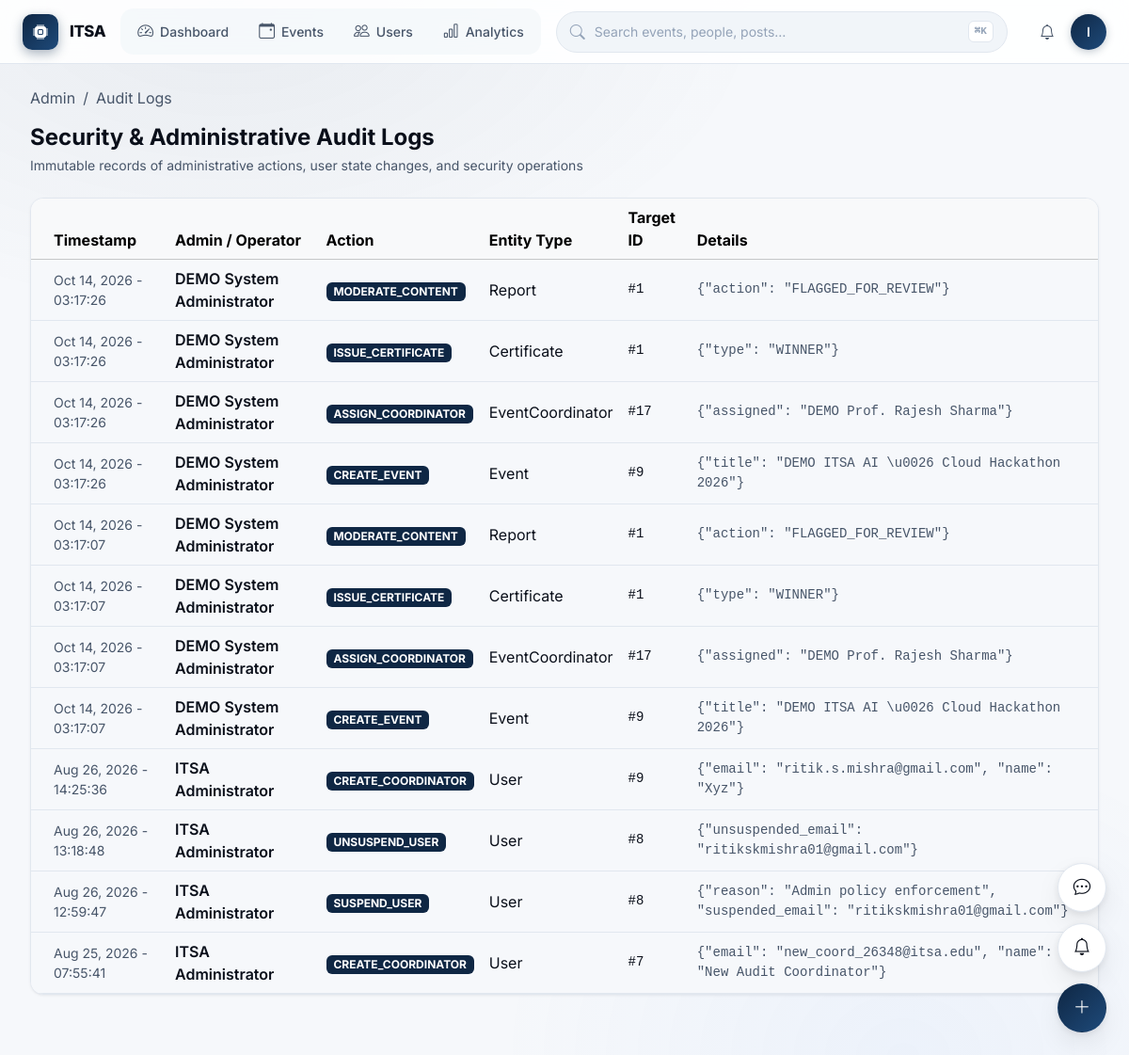
Screenshot of /admin/audit-logs (signed in) with the database file from the repository.
### app/models/user.py (models this page shows, shortened)
class User(UserMixin, db.Model):
    __tablename__ = 'users'
    id = db.Column(db.Integer, primary_key=True, autoincrement=True)
    email = db.Column(db.String(255), unique=True, nullable=False, index=True)
    password_hash = db.Column(db.String(255), nullable=False)
    full_name = db.Column(db.String(100), nullable=False)
    role = db.Column(db.Enum('STUDENT', 'COORDINATOR', 'ADMIN', name='user_roles'), default='STUDENT', nullable=False, index=True)
    is_active = db.Column(db.Boolean, default=True, nullable=False, index=True)
    is_suspended = db.Column(db.Boolean, default=False, nullable=False)
    profile_image = db.Column(db.String(255), nullable=True)
    created_at = db.Column(db.DateTime, default=datetime.utcnow, nullable=False)
    updated_at = db.Column(db.DateTime, default=datetime.utcnow, onupdate=datetime.utcnow, nullable=False)
    student_profile = db.relationship('StudentProfile', backref='user', uselist=False, cascade='all, delete-orphan')
    coordinator_profile = db.relationship('CoordinatorProfile', backref='user', uselist=False, cascade='all, delete-orphan')
    registrations = db.relationship('EventRegistration', backref='user', lazy='dynamic', cascade='all, delete-orphan')
    attendance_records = db.relationship('Attendance', foreign_keys='Attendance.user_id', backref='student', lazy='dynamic')
    scanned_attendances = db.relationship('Attendance', foreign_keys='Attendance.scanned_by', backref='coordinator', lazy='dynamic')
    certificates = db.relationship('Certificate', backref='user', lazy='dynamic', cascade='all, delete-orphan')
    feedback_submissions = db.relationship('Feedback', backref='user', lazy='dynamic', cascade='all, delete-orphan')
    posts = db.relationship('Post', backref='author', lazy='dynamic', cascade='all, delete-orphan')
    comments = db.relationship('Comment', backref='author', lazy='dynamic', cascade='all, delete-orphan')
    reactions = db.relationship('PostReaction', backref='user', lazy='dynamic', cascade='all, delete-orphan')
    saved_posts = db.relationship('SavedPost', backref='user', lazy='dynamic', cascade='all, delete-orphan')
    notifications = db.relationship('Notification', foreign_keys='Notification.user_id', backref='recipient', lazy='dynamic', cascade='all, delete-orphan')
    points_transactions = db.relationship('ItsaPoints', foreign_keys='ItsaPoints.user_id', backref='user', lazy='dynamic', cascade='all, delete-orphan')
    created_events = db.relationship('Event', backref='creator', lazy='dynamic')

### app/models/audit.py (models this page shows, shortened)
class AuditLog(db.Model):
    __tablename__ = 'audit_logs'
    id = db.Column(db.Integer, primary_key=True, autoincrement=True)
    user_id = db.Column(db.Integer, db.ForeignKey('users.id', ondelete='SET NULL'), nullable=True, index=True)
    action = db.Column(db.String(200), nullable=False, index=True)
    entity_type = db.Column(db.String(100), nullable=True)
    entity_id = db.Column(db.Integer, nullable=True)
    details = db.Column(db.JSON, nullable=True)
    ip_address = db.Column(db.String(45), nullable=True)
    created_at = db.Column(db.DateTime, default=datetime.utcnow, nullable=False, index=True)
    user = db.relationship('User', foreign_keys=[user_id])

### app/routes/pages.py (the view)
@pages_bp.route('/admin/audit-logs')
@admin_required
def admin_audit_logs():
    from app.models.audit import AuditLog
    logs = AuditLog.query.order_by(AuditLog.created_at.desc()).limit(100).all()
    return render_template('admin/audit_logs.html', logs=logs, active_page='audit_logs')

### app/templates/admin/audit_logs.html (shortened to what this page needs)
{% extends "admin/base_admin.html" %}
{% block breadcrumbs %}
<li class="breadcrumb-item active">Audit Logs</li>
{% endblock %}
{% block admin_content %}
<div class="d-flex justify-content-between align-items-center mb-4 flex-wrap gap-2">
    <div>
        <h4 class="fw-bold mb-1">Security & Administrative Audit Logs</h4>
        <p class="text-muted small mb-0">Immutable records of administrative actions, user state changes, and security operations</p>
    </div>
</div>
<div class="card card-itsa overflow-hidden shadow-sm">
    <div class="table-responsive">
        <table class="table table-hover align-middle mb-0">
            <thead class="table-light">
                <tr>
                    <th class="ps-4">Timestamp</th>
                    <th>Admin / Operator</th>
                    <th>Action</th>
                    <th>Entity Type</th>
                    <th>Target ID</th>
                    <th class="pe-4">Details</th>
                </tr>
            </thead>
            <tbody>
                {% if logs %}
                    {% for l in logs %}
                    <tr>
                        <td class="ps-4 small text-muted">{{ l.created_at.strftime('%b %d, %Y - %H:%M:%S') }}</td>
                        <td class="fw-semibold">{{ l.user.full_name if l.user else 'System' }}</td>
                        <td><span class="badge bg-primary">{{ l.action }}</span></td>
                        <td>{{ l.entity_type }}</td>
                        <td class="font-monospace small">#{{ l.entity_id or '-' }}</td>
                        <td class="pe-4 small text-muted font-monospace">{{ l.details | tojson if l.details else '-' }}</td>
                    </tr>
                    {% endfor %}
                {% else %}
                    <tr><td colspan="6" class="text-center py-4 text-muted">No audit logs recorded yet.</td></tr>
                {% endif %}
            </tbody>
        </table>
    </div>
</div>
{% endblock %}

### app/templates/partials/command-bar.html (shortened to what this page needs)
<header id="app-command-bar" role="banner">
  <a href="{% if current_user.role == 'ADMIN' %}{{ url_for('pages.admin_dashboard') }}{% elif current_user.role == 'COORDINATOR' %}{{ url_for('pages.coordinator_dashboard') }}{% else %}{{ url_for('pages.student_dashboard') }}{% endif %}" class="cmd-brand">
    <span class="cmd-brand-logo"><i class="bi bi-cpu-fill"></i></span>
    <span class="cmd-brand-text">ITSA</span>
  </a>
  <nav class="cmd-nav" aria-label="Primary">
    {% if current_user.role == 'ADMIN' %}
      <a href="{{ url_for('pages.admin_dashboard') }}"
         class="cmd-nav-link {% if request.endpoint == 'pages.admin_dashboard' %}active{% endif %}">
        <i class="bi bi-speedometer2"></i> Dashboard
      </a>
      <a href="{{ url_for('pages.admin_events') }}"
         class="cmd-nav-link {% if request.endpoint == 'pages.admin_events' %}active{% endif %}">
        <i class="bi bi-calendar-event"></i> Events
      </a>
      <a href="{{ url_for('pages.admin_users') }}"
         class="cmd-nav-link {% if request.endpoint == 'pages.admin_users' %}active{% endif %}">
        <i class="bi bi-people"></i> Users
      </a>
      <a href="{{ url_for('pages.admin_analytics') }}"
         class="cmd-nav-link {% if request.endpoint == 'pages.admin_analytics' %}active{% endif %}">
        <i class="bi bi-bar-chart"></i> Analytics
      </a>
    {% endif %}
  </nav>
  <button class="cmd-search" type="button" aria-label="Open command palette" data-cmd-palette-open>
    <i class="bi bi-search cmd-search-icon"></i>
    <span class="cmd-search-placeholder">Search events, people, posts…</span>
    <kbd class="cmd-search-kbd">⌘K</kbd>
  </button>
  <div class="cmd-actions">
    <a href="{{ url_for('pages.notifications_page') }}"
       class="cmd-icon-btn always-show"
       aria-label="Notifications"
       data-itsa-notifications>
      <i class="bi bi-bell"></i>
    </a>
    <div class="cmd-user-menu" id="cmd-user-menu">
      <button class="cmd-avatar-btn" aria-label="Account menu" type="button" id="cmd-user-toggle">
        {{ current_user.full_name[0]|upper if current_user.full_name else 'U' }}
      </button>
    </div>
  </div>
</header>

### app/static/css/main.css (style rules this page uses)
:root { --itsa-primary: var(--brand-500); --itsa-primary-dark: var(--brand-600); --itsa-primary-soft: var(--brand-50); --itsa-gold: #fbbf24; --itsa-gold-dark: #f59e0b; --itsa-gold-gradient: linear-gradient(135deg, #fbbf24 0%, #d97706 100%); --itsa-success: var(--success-solid); --itsa-danger: var(--danger-solid); --itsa-dark: var(--text-primary); --itsa-muted: var(--text-muted); --itsa-light-bg: var(--surface-canvas); --itsa-card-bg: var(--surface-card); --itsa-border: var(--border-subtle); --itsa-glass: var(--surface-glass); --itsa-glass-strong: var(--surface-glass-strong); --itsa-overlay: var(--surface-overlay); --itsa-glow: var(--shadow-glow); --itsa-glow-sm: var(--shadow-glow-sm); }
body { font-family: var(--font-sans); background-color: var(--surface-canvas); color: var(--text-primary); min-height: 100vh; display: flex; flex-direction: column; -webkit-font-smoothing: antialiased; -moz-osx-font-smoothing: grayscale; }
.card-itsa { border: 1px solid var(--border-subtle); border-radius: var(--radius-lg); background-color: var(--surface-card); color: var(--text-primary); box-shadow: 0 1px 2px rgba(0, 0, 0, 0.03), 0 1px 3px rgba(0, 0, 0, 0.04); transition: transform var(--dur-base) var(--ease-spring), box-shadow var(--dur-base), border-color var(--dur-base); }

### rows the page displays
User: full_name "I"
AuditLog: created_at "Oct 14, 2026 - 03:17:26", user "DEMO System Administrator", action "MODERATE_CONTENT", entity_type "Report", entity "1", details|tojson "{\"action\": \"FLAGGED_FOR_REVIEW\"}"
AuditLog: created_at "Oct 14, 2026 - 03:17:26", user "DEMO System Administrator", action "ISSUE_CERTIFICATE", entity_type "Certificate", entity "1", details|tojson "{\"type\": \"WINNER\"}"
AuditLog: created_at "Oct 14, 2026 - 03:17:26", user "DEMO System Administrator", action "ASSIGN_COORDINATOR", entity_type "EventCoordinator", entity "17", details|tojson "{\"assigned\": \"DEMO Prof. Rajesh Sharma\"}"
AuditLog: created_at "Oct 14, 2026 - 03:17:26", user "DEMO System Administrator", action "CREATE_EVENT", entity_type "Event", entity "9", details|tojson "{\"title\": \"DEMO ITSA AI \\u0026 Cloud Hackathon 2026\"}"
AuditLog: created_at "Oct 14, 2026 - 03:17:07", user "DEMO System Administrator", action "MODERATE_CONTENT", entity_type "Report", entity "1", details|tojson "{\"action\": \"FLAGGED_FOR_REVIEW\"}"
AuditLog: created_at "Oct 14, 2026 - 03:17:07", user "DEMO System Administrator", action "ISSUE_CERTIFICATE", entity_type "Certificate", entity "1", details|tojson "{\"type\": \"WINNER\"}"
AuditLog: created_at "Oct 14, 2026 - 03:17:07", user "DEMO System Administrator", action "ASSIGN_COORDINATOR", entity_type "EventCoordinator", entity "17", details|tojson "{\"assigned\": \"DEMO Prof. Rajesh Sharma\"}"
AuditLog: created_at "Oct 14, 2026 - 03:17:07", user "DEMO System Administrator", action "CREATE_EVENT", entity_type "Event", entity "9", details|tojson "{\"title\": \"DEMO ITSA AI \\u0026 Cloud Hackathon 2026\"}"
AuditLog: created_at "Aug 26, 2026 - 14:25:36", user "ITSA Administrator", action "CREATE_COORDINATOR", entity_type "User", entity "9", details|tojson "{\"email\": \"ritik.s.mishra@gmail.com\", \"name\": \"Xyz\"}"
AuditLog: created_at "Aug 26, 2026 - 13:18:48", user "ITSA Administrator", action "UNSUSPEND_USER", entity_type "User", entity "8", details|tojson "{\"unsuspended_email\": \"ritikskmishra01@gmail.com\"}"
AuditLog: created_at "Aug 26, 2026 - 12:59:47", user "ITSA Administrator", action "SUSPEND_USER", entity_type "User", entity "8", details|tojson "{\"reason\": \"Admin policy enforcement\", \"suspended_email\": \"ritikskmishra01@gmail.com\"}"
AuditLog: created_at "Aug 25, 2026 - 07:55:41", user "ITSA Administrator", action "CREATE_COORDINATOR", entity_type "User", entity "7", details|tojson "{\"email\": \"new_coord_26348@itsa.edu\", \"name\": \"New Audit Coordinator\"}"
